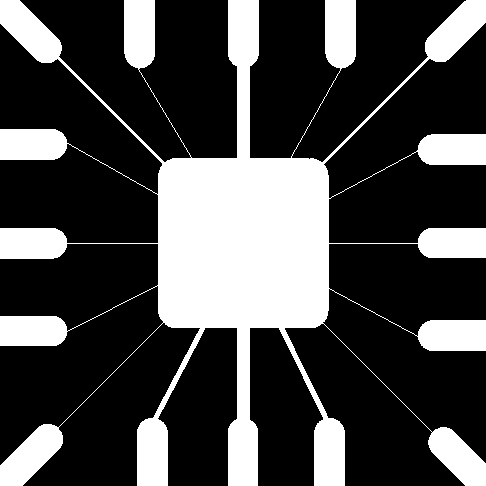
%> input picture matlab/Unidad_6/imágenes/circuito.tif, 486 x 486 px
$ octave ej9.m   (GNU Octave 9; MATLAB toolbox functions it lacks are replaced by stand-ins)
%> lines starting %> are read from the running program, lines starting %| are printed output that depends on the picture; in (x1, y1, x2, y2) boxes, pixels count from 0 and x2, y2 are one past the last pixel; in counts of white or black regions, pixels touching at a corner belong together; the program's own positions count from 1
% Determine la frontera de los objetos en una imagen
% usando la formula y el comandobwperim.

clear, clc, close all
% Abro la imagen
[file,dir]=uigetfile('*.bmp;*.jpg;*.png;*.tiff;*.tif');
%> the answer given: imágenes/circuito.tif
filename=[dir,file];
I=imread(filename);
%> I: size 486x486 logical; 28.1% white; 1 white region, box (x1, y1, x2, y2) and area: (0, 0, 486, 486) 66259
info=imfinfo(filename);

switch info.ColorType
    case 'grayscale'
        I=imread(filename);
    case 'truecolor'
        I=imread(filename);
        I=rgb2gray(I);
    case 'indexed'
        [I,map]=imread(filename);
        I=ind2gray(I,map);
end

I = im2double(I);

%% Con dilatacion y erosion
% Defino un strel
SE = strel('diamond', 1);

% Erosiono y luego dilato
erode = imerode(I,SE);
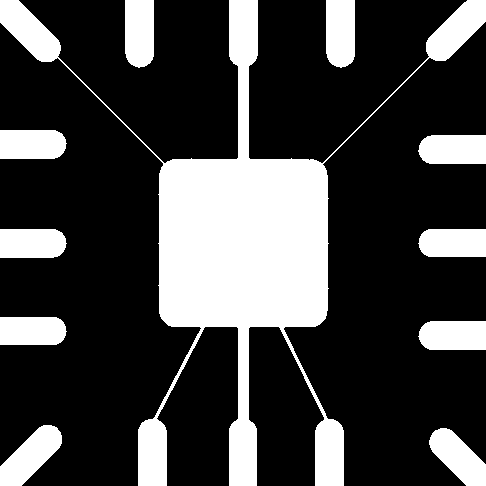
%> erode: size 486x486 double; values 0 (black) and 1 (white), 26% white; 11 white regions, largest, box (x1, y1, x2, y2) and area: (0, 0, 486, 486) 42761, (0, 425, 62, 486) 2057, (429, 428, 486, 486) 1878
O1 = I - erode;
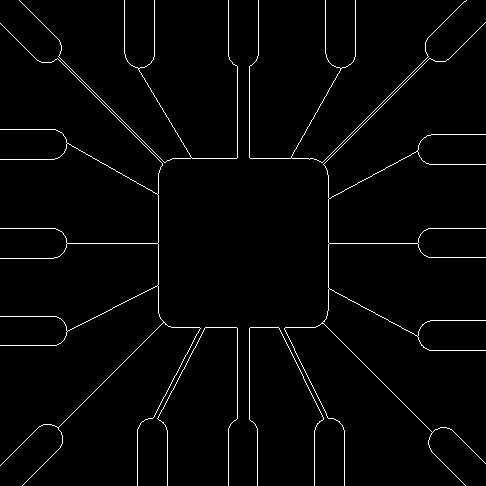
%> O1: size 486x486 double; values 0 (black) and 1 (white), 2.1% white in thin lines or dots

figure
subplot(1,2,1); imshow(I); title('Original');
subplot(1,2,2); imshow(O1); title('Resultado con imerode');

%% Con bwperim
BW = imbinarize(I);
O2 = bwperim(BW);
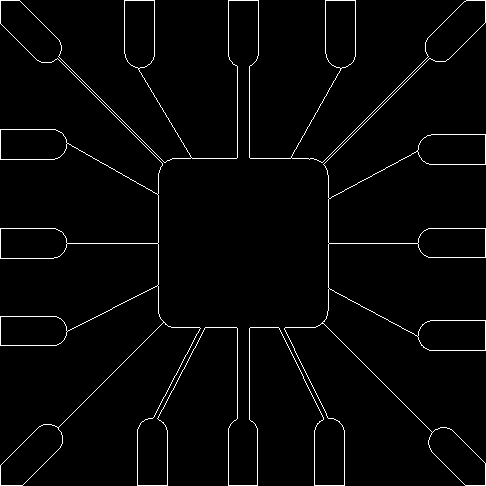
%> O2: size 486x486 logical; 2.3% white in thin lines or dots

figure
subplot(1,2,1); imshow(I); title('Original');
subplot(1,2,2); imshow(O2); title('Resultado con bwperim');

$ run again, on matlab/Unidad_6/imágenes/donas.tif
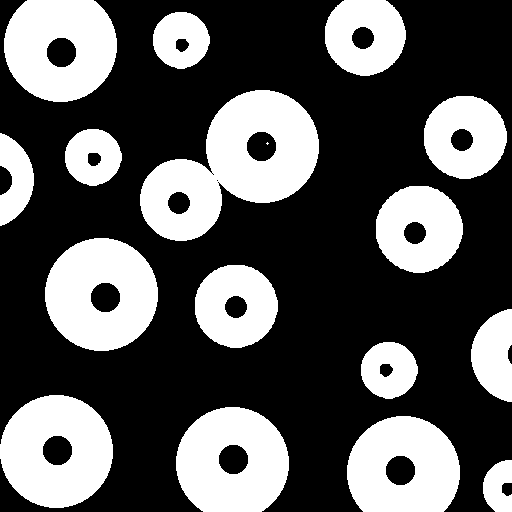
%> input picture matlab/Unidad_6/imágenes/donas.tif, 512 x 512 px
%> I is the input picture: size 512x512 uint8; 35.3% white; 17 white regions (1 under 20 px), largest, box (x1, y1, x2, y2) and area: (140, 90, 319, 241) 14240, (45, 238, 158, 351) 9332, (0, 395, 113, 508) 9332
%> `erode = imerode(I,SE);`:
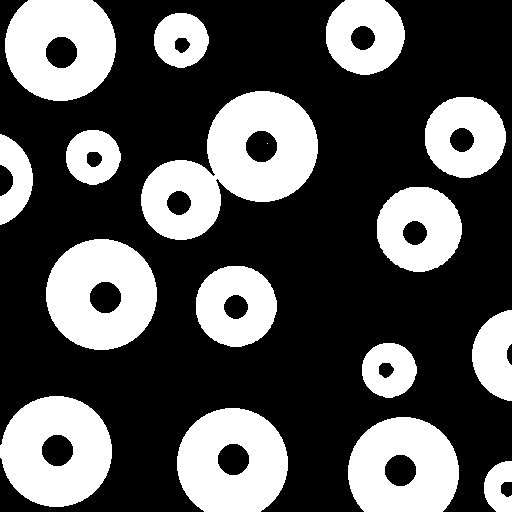
%> erode: size 512x512 double; values 0 (black) and 1 (white), 33.6% white; 17 white regions (1 under 20 px), largest, box (x1, y1, x2, y2) and area: (141, 91, 318, 240) 13556, (0, 396, 112, 507) 8945, (46, 239, 157, 350) 8932
%> O1: size 512x512 double; values 0 (black) and 1 (white), 1.8% white in thin lines or dots
%> `O2 = bwperim(BW);`:
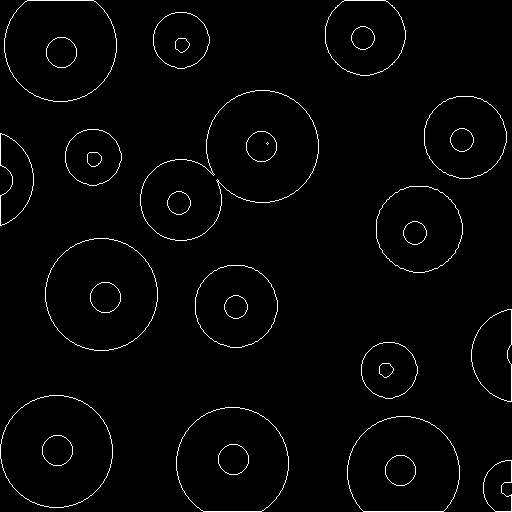
%> O2: size 512x512 logical; 1.9% white in thin lines or dots

$ run again, on matlab/Unidad_6/imágenes/hueso.tif
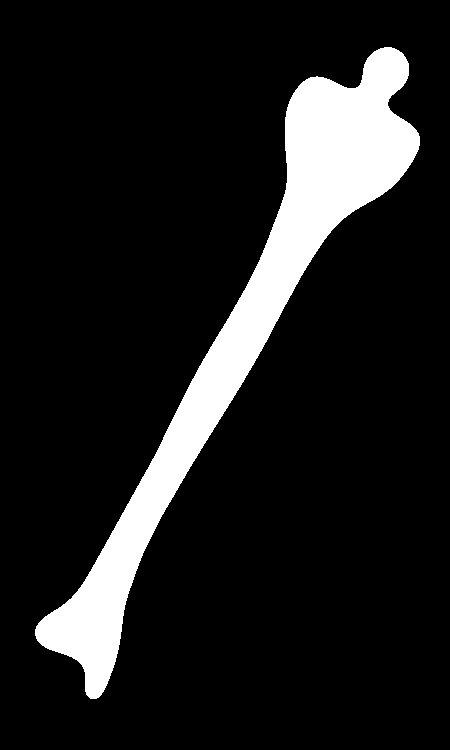
%> input picture matlab/Unidad_6/imágenes/hueso.tif, 450 x 750 px
%> `erode = imerode(I,SE);`:
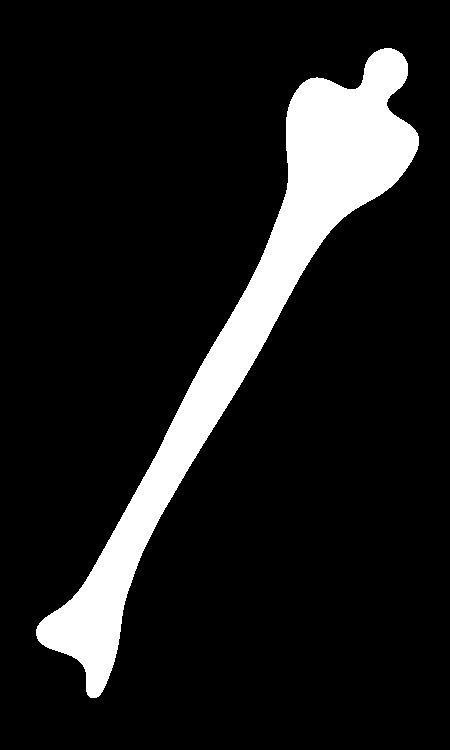
%> erode: size 750x450 double; values 0 (black) and 1 (white), 11.5% white; 1 white region, box (x1, y1, x2, y2) and area: (36, 48, 419, 698) 38955
%> `O1 = I - erode;`:
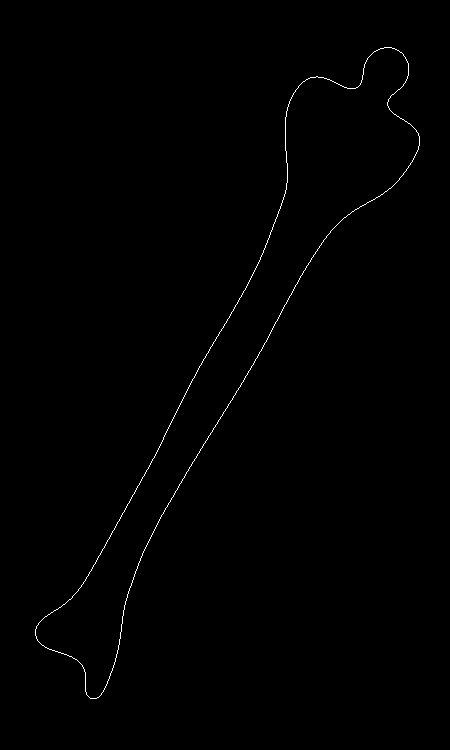
%> O1: size 750x450 double; values 0 (black) and 1 (white), 0.43% white in thin lines or dots, all inside (x1, y1, x2, y2) = (35, 47, 420, 699)

$ run again, on matlab/Unidad_6/imágenes/noisy_fingerprint.tif
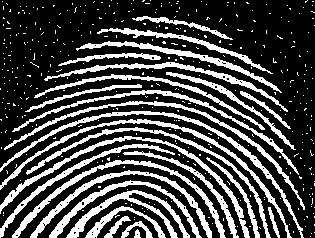
%> input picture matlab/Unidad_6/imágenes/noisy_fingerprint.tif, 315 x 238 px
%> `erode = imerode(I,SE);`:
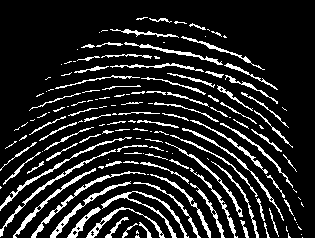
%> erode: size 238x315 double; values 0 (black) and 1 (white), 14.2% white in thin lines or dots, all inside (x1, y1, x2, y2) = (0, 17, 304, 238)
%> O1: size 238x315 double; values 0 (black) and 1 (white), 14.4% white in thin lines or dots
%> `O2 = bwperim(BW);`:
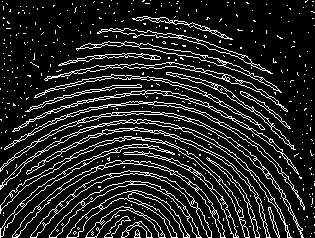
%> O2: size 238x315 logical; 14.5% white in thin lines or dots
